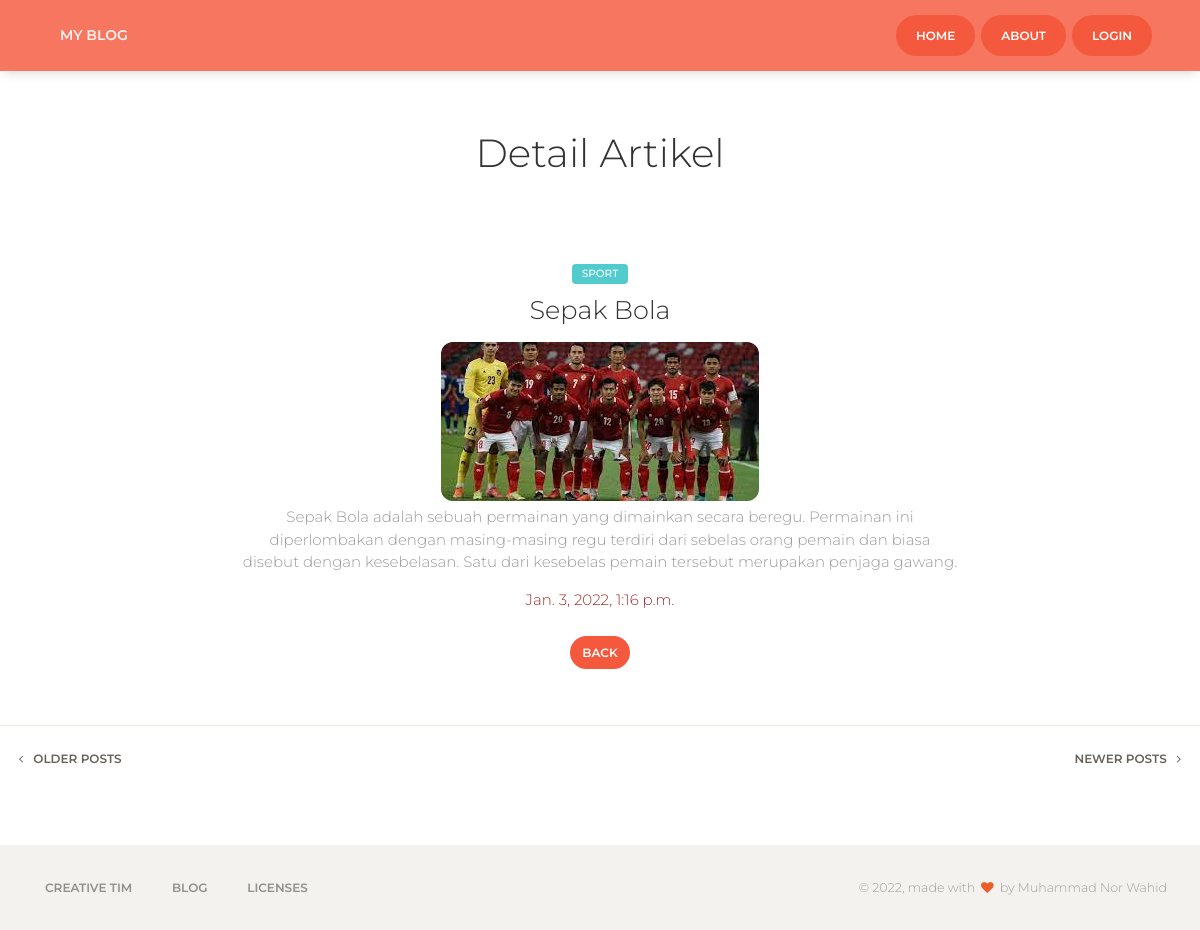
The app's page /artikel/11/detail/ with its own data.
### blog/models.py (models this page shows, shortened)
class Artikel(models.Model):
    nama = models.ForeignKey(User, on_delete=models.CASCADE, blank=True, null=True)
    judul = models.CharField(max_length=100)
    body = RichTextUploadingField(blank=True, null=True,
                                        config_name='special',
                                        external_plugin_resources=[(
                                            'youtube',
                                            '/static/ckeditor_plugins/youtube/youtube/',
                                            'plugin.js',
                                        )],
    )
    kategory = models.ForeignKey(Kategori, on_delete=models.CASCADE)
    date = models.DateTimeField(auto_now_add=True)
    class Meta:
        ordering =['-date']
        verbose_name_plural = "Artikel"

class Kategori(models.Model):
    nama = models.CharField(max_length=20)
    def __str__(self):
        return self.nama
    class Meta:
        verbose_name_plural = "Kategori"

### myproject/views.py (the view)
# urls.py: path('artikel/<int:id>/detail/', detail_artikel, name='detail_artikel'),
def detail_artikel(request, id):
    template_name = 'front/detail_artikel.html'
    artikel = Artikel.objects.get(id=id)
    context = {
        'title':'detail',
        'artikel':artikel
    }
    return render(request, template_name, context)

### templates/front/detail_artikel.html (shortened to what this page needs)
{% extends 'front/base.html' %}
{% load static %}
{% block content %}
<div class="wrapper">
    <div class="main">
        <div class="section section-white">
            <div class="container">
                <div class="row">
                    <div class="col-md-6 ml-auto mr-auto text-center title">
                        <h2>Detail Artikel</h2>
                    </div>
                </div>
                <div class="article">
                    <div class="row">
                        <div class="col-md-8 ml-auto mr-auto">
                            <div class="card card-blog card-plain text-center">
                                <div class="card-body">
                                    <div class="card-category">
                                        <span class="badge badge-primary main-tag">{{artikel.kategory}}</span>
                                    </div>
                                    <a href="javascrip: void(0);">
                                        <h3 class="card-title">{{artikel.judul}}</h3>
                                    </a>
                                    <div class="card-description">
                                        <p>{{artikel.body|safe}}</p>
                                    </div>
                                    <div class="card-description">
                                        <p style="color: brown;">{{artikel.date}}</p>
                                    </div>
                                </div>
                                <a class="btn btn-danger btn-round btn-sm" href="{% url 'index' %}">Back</a>
                            </div>
                        </div>
                    </div>
                </div>
                </div>
                <hr />
                <div class="row">
                    <div class="col-md-12">
                        <div class="pull-left">
                            <button class="btn btn-link btn-default btn-move-left btn-sm"> <i class="fa fa-angle-left"></i> Older Posts</button>
                        </div>
                        <div class="pull-right">
                            <button class="btn btn-link btn-default btn-move-right btn-sm">Newer Posts <i class="fa fa-angle-right"></i></button>
                        </div>
                    </div>
                </div>
            </div>
        </div>
    </div>
{% endblock content %}

### static/front/demo/demo.css (style rules this page uses)
.main { background-color: #fff; }

### records on screen
Artikel: kategory "SPORT", judul "Sepak Bola", body (picture), body "Sepak Bola adalah sebuah permainan yang dimainkan secara beregu. Permainan ini diperlombakan dengan masing-masing regu terdiri dari sebelas orang pemain dan biasa disebut dengan kesebelasan. Satu dari kesebelas pemain tersebut merupakan penjaga gawang.", date "Jan. 3, 2022, 1:16 p.m."
